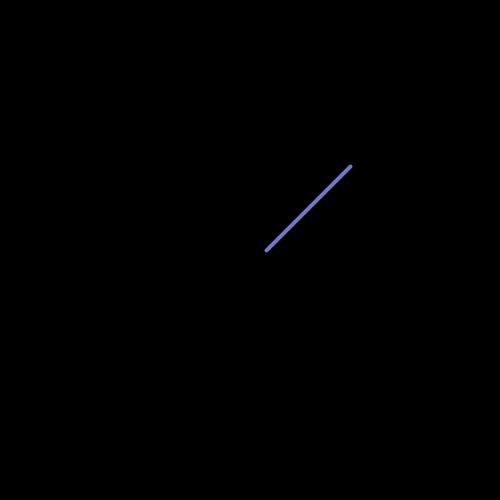
Frame 1 (no input)
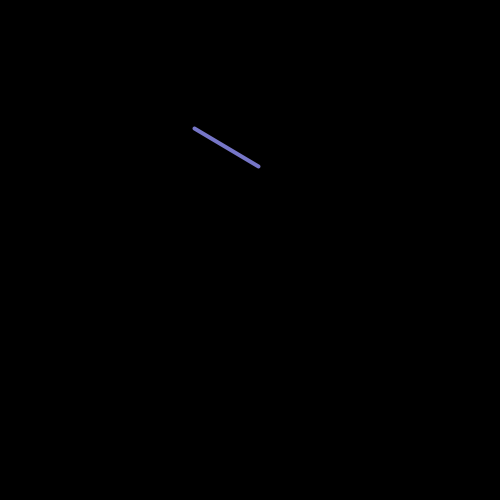
Frame 60 (the mouse pressed at the canvas centre just before this capture)
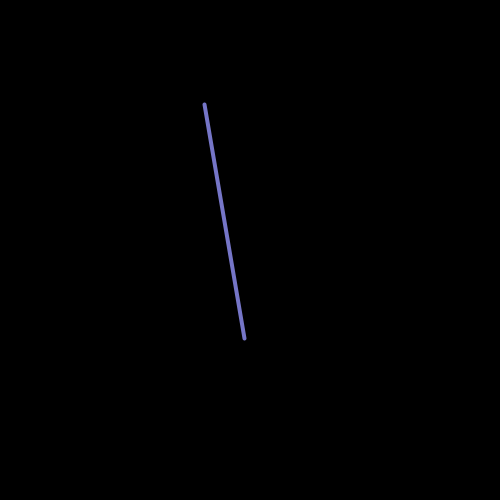
Frame 120 (the mouse held since frame 60 and released just before this capture)

The Processing sketch that drew these frames (run headless with seeded random() and noise(); from frame 60 on, the mouse is pressed at the canvas centre):

// Processing sketch: Basics_06_Lineanimation_sinecosine
// ── Basics_06_Lineanimation_sinecosine.pde
/*
 HKB Creative Coding
 Einführung
 Michael Flueckiger
 */

float posX=0;
float posY=0;


float posX2=0;
float posY2=0;

color mycolor=color(150, 150, 255);
int speed=5;

int len = 100;
float angle = 0.0;
float angle2 = 0.0;

float angle_stepsize = 0.1;


// Setup Funktion, wird einmal aufgerufen
void setup() { 
  size(500, 500); // Grösse des Fensters definieren
  background(220);
  pixelDensity(2);
  strokeWeight(4);
}

// draw Funktion, wird geloopt
void draw() {
  background(0);
  stroke(mycolor, 200);

  // calculate x, y from a vector with known length and angle
  posX = width/2+len * cos (angle);
  posY = height/2+len * sin (angle);

  posX2 = width/3+len * cos (angle2);
  posY2 = height/3+len * sin (angle2);
  //ellipse(posX, posY2, 20, 20);
  //ellipse(posX2, posY, 20, 20);

  line(posX, posY2, posX2, posY);


  angle+=0.07;
  angle2+=0.1;
}
